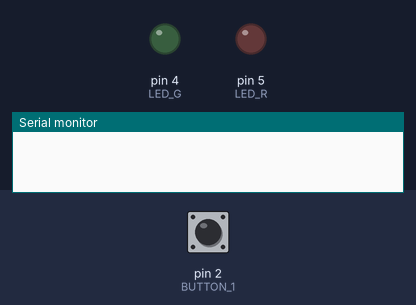
Bench run of a sketch on a simulated Arduino Uno, built with avr-gcc and run on an emulated ATmega328P. Shown: output pins drawn as LEDs (lit = HIGH), the last lines printed to the serial monitor. Inputs (shaded band) come from the test bench; at power-on: pin 2 (BUTTON_1) HIGH.

Above: at 1.2 s.
1.3 s: pin 2 (BUTTON_1) pulled LOW for 0.15 s
At 3.5 s:
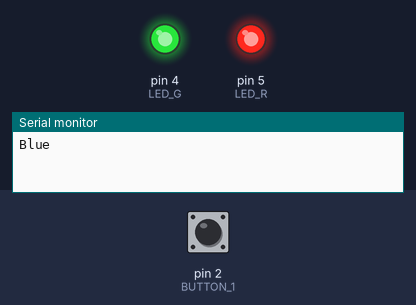
4.4 s: pin 2 (BUTTON_1) pulled LOW for 1 s
At 4.4 s:
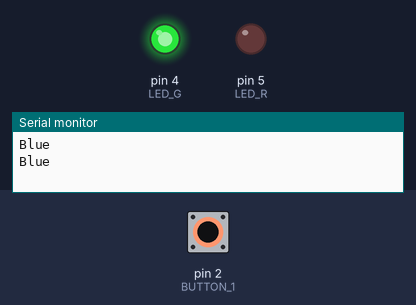
6.9 s: pin 2 (BUTTON_1) pulled LOW for 3.2 s
At 15.0 s:
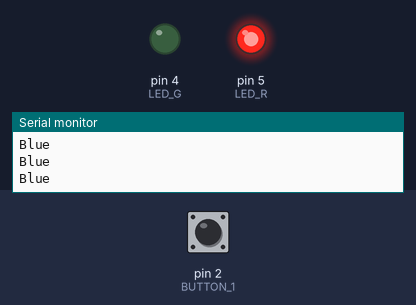
Timing chart, 0 to 19.1 s (numbered marks = the images above; inputs shaded):
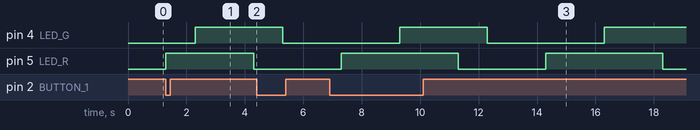

The sketch:

Question2Lab2.ino
```cpp
//Note: Because there is no blue LED on the shield the console will print "BLUE" every time the blue LED should be on

//define variables
#define BUTTON_1 2
#define LED_R 5
#define LED_G 4
#define TIME 1000

volatile bool buttonPressed = false;


// set up the interrupt button
void isr_button(void){
  if (buttonPressed){
  buttonPressed=false;
} else{
  buttonPressed=true;
}

}


void setup() {
  // put your setup code here, to run once:
  //init Serial Monitor and pins
  Serial.begin(9600);
  pinMode(BUTTON_1,INPUT_PULLUP);
  pinMode(LED_R, OUTPUT);
  pinMode(LED_G, OUTPUT);
  //init interrupt
  attachInterrupt(digitalPinToInterrupt(BUTTON_1), isr_button,FALLING);
}

void loop() {
  // put your main code here, to run repeatedly:
    //the code will run this pattern while the button has been pressed but if it is pressed again during this pattern it will stop once the pattern is completed
    while (buttonPressed){
    digitalWrite(LED_R,HIGH);
    delay(TIME);

    digitalWrite(LED_G,HIGH);
    delay(TIME);

    Serial.println("Blue");
    delay(TIME);
    digitalWrite(LED_R,LOW);
    Serial.println("Blue");
    delay(TIME);
    digitalWrite(LED_G,LOW);
    Serial.println("Blue");
    delay(TIME);
    Serial.println("Blue");
    delay(TIME);
    Serial.println("Blue");
    digitalWrite(LED_R,HIGH);
    delay(TIME);
  }
    digitalWrite(LED_R,LOW);
    digitalWrite(LED_G,LOW);

}
```

Measured:
- after the input at 1.3 s, pin 4 (LED_G): LOW → HIGH after 1.0 s; pin 5 (LED_R): LOW → HIGH at once, → LOW 3.0 s later
- after the input at 6.9 s, pin 4 (LED_G): LOW → HIGH after 2.4 s, → LOW 3.0 s later, → HIGH 4.0 s later
